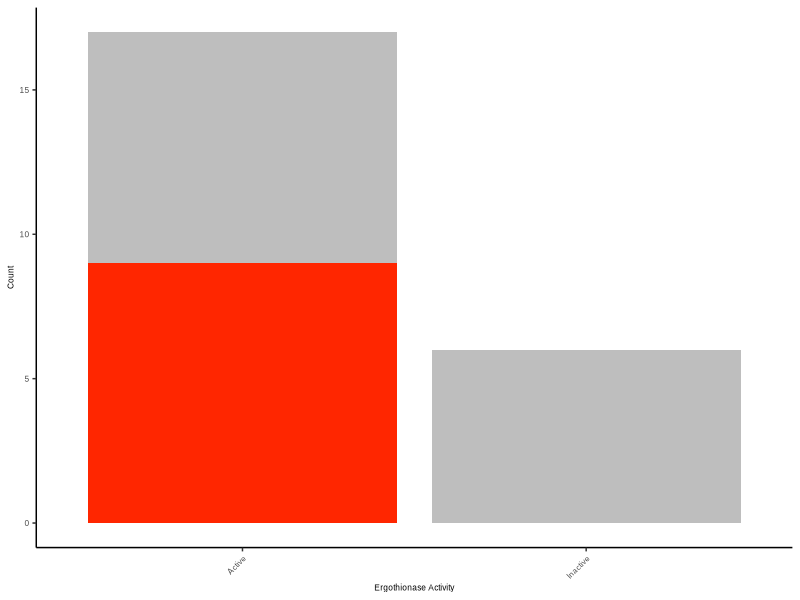
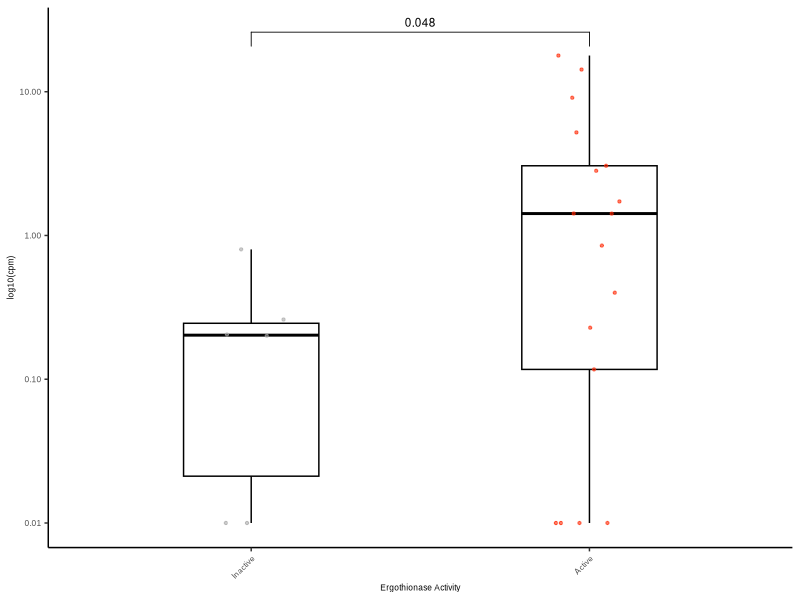
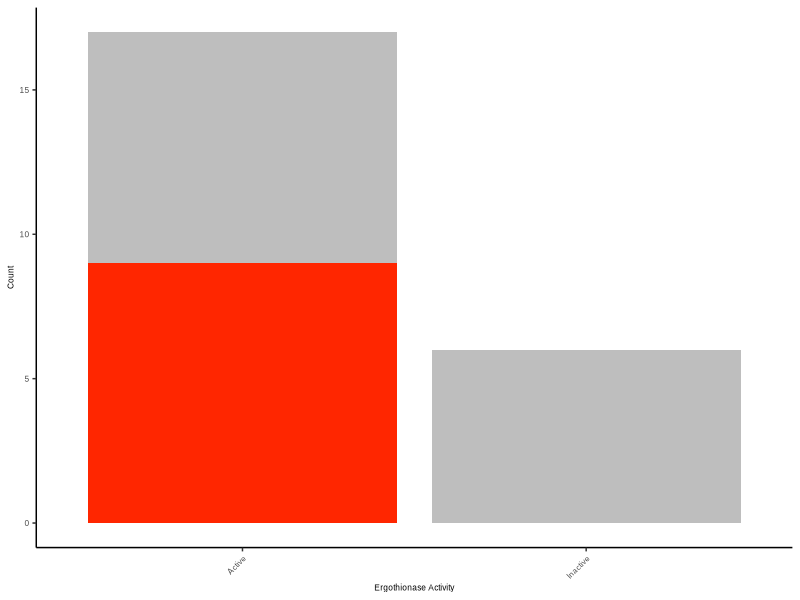
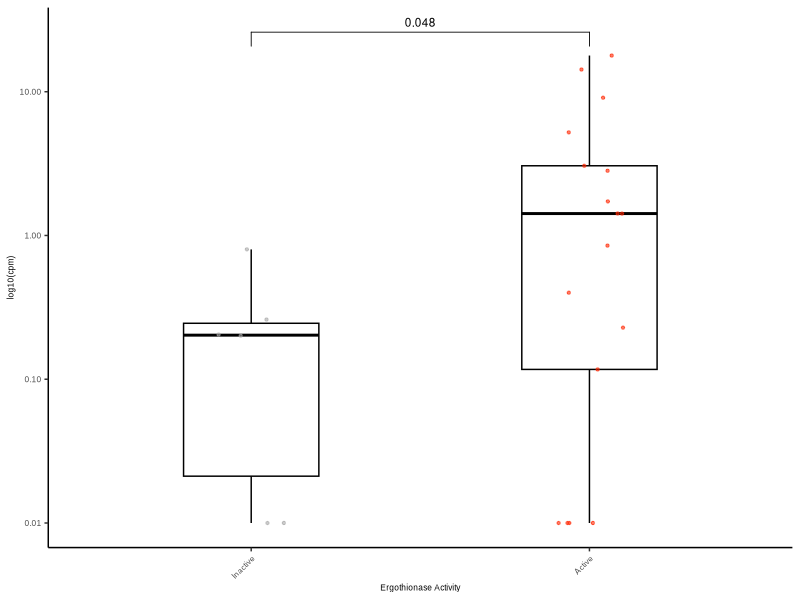

The R source for these figures, in order:
## ---- chunk 1
library(ggplot2)
library(dplyr)
library(tidyr)
library(tibble)
library(ggpubr)
library(rstudioapi)
## ---- chunk 2
df <- read.table("../Tables/Fig_Metagenomics_Data.tsv", sep="\t", header=TRUE)
## ---- chunk 3
df$Presence <- ifelse(df$EGT.d9 <= 10, "Active", "Inactive")
df$Gene <- ifelse(df$CPM >= 1, "Present", "Absent")
## ---- chunk 4
gene_summary <- df %>%
  group_by(Presence, Gene) %>%
  summarise(Count = n(), .groups = "drop") %>%
  group_by(Presence)
## ---- chunk 5
p <- ggplot(gene_summary, aes(x = Presence, y = Count, fill = Gene)) +
  geom_bar(stat = "identity") +
  scale_fill_manual(values = c("Present" = "#ff2600", "Absent" = "gray")) +
  labs(x = "Ergothionase Activity", y = "Count") +
  theme_classic() +
  guides(fill = guide_legend(title = "Ergothionase")) +
  theme(
    axis.text.x = element_text(angle = 45, hjust = 1, family = "Arial"),
    legend.position = "none",
    axis.title = element_text(size = 6, family = "Arial"),
    axis.text = element_text(size = 6, family = "Arial"),
    plot.title = element_text(size = 6, family = "Arial"),
    legend.title = element_text(size = 6, family = "Arial"),
    legend.text = element_text(size = 6, family = "Arial")
  )
p
ggsave("Fig_Bar.svg", plot = p, device = "svg", width = 89 / 25.4 * 0.5, height = 89 * 0.5 / 25.4, units = "in")
## ---- chunk 6
ergo_matrix <- gene_summary %>%
  pivot_wider(names_from = Presence, values_from = Count) %>%
  column_to_rownames("Gene")
ergo_matrix[is.na(ergo_matrix)] <- 0

fisher_result <- fisher.test(as.matrix(ergo_matrix), alternative = "less")
fisher_result
## ---- chunk 7
df$Presence <- factor(df$Presence, levels = c(
  "Inactive",
  "Active"
))

p2 <- ggplot(df, aes(x = Presence, y = CPM + 0.01)) +
  geom_boxplot(fill = NA, color = "black", width = 0.4) +
  geom_jitter(aes(color = Presence), width = 0.1, size = 0.8, alpha = 0.6) +
  scale_color_manual(values = c("Active" = "#ff2600", "Inactive" = "darkgray")) +
  scale_y_log10() +
  labs(x = "Ergothionase Activity", y = "log10(cpm)") +
  stat_compare_means(
    method = "wilcox.test",
    method.args = list(alternative = "greater"),
    comparisons = list(c("Active", "Inactive")),
    label = "p.format",
    size = 3
  ) +
  theme_classic() +
  theme(
    legend.position = "none",
    axis.text.x = element_text(angle = 45, hjust = 1, family = "Arial"),
    axis.title = element_text(size = 6, family = "Arial"),
    axis.text = element_text(size = 6, family = "Arial"),
    plot.title = element_text(size = 6, family = "Arial"),
    legend.title = element_text(size = 6, family = "Arial"),
    legend.text = element_text(size = 6, family = "Arial")
  )
p2
ggsave("Fig_Box.svg", plot = p2, device = "svg", width = 89 * 0.5 / 25.4, height = 89 * 0.5 / 25.4, units = "in")

## ---- chunk 8
wilcox_result <- wilcox.test(CPM ~ Presence, data = df, alternative = "less")
wilcox_result
